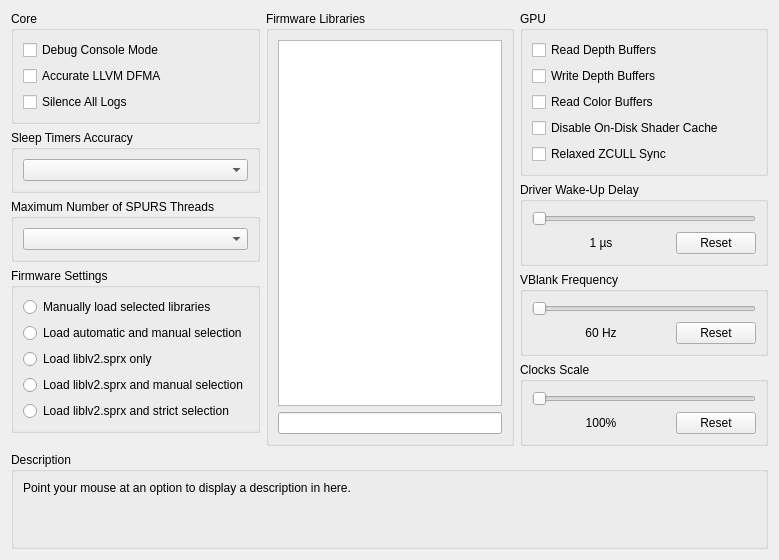
     <widget class="QWidget" name="advancedTab">
      <attribute name="title">
       <string>Advanced</string>
      </attribute>
      <layout class="QVBoxLayout" name="advancedTab_layout">
       <item>
        <layout class="QHBoxLayout" name="advancedTabLayout" stretch="1,1,1">
         <item>
          <layout class="QVBoxLayout" name="advancedTabLayoutLeft">
           <item>
            <widget class="QGroupBox" name="gb_advanced_core">
             <property name="sizePolicy">
              <sizepolicy hsizetype="Preferred" vsizetype="Minimum">
               <horstretch>0</horstretch>
               <verstretch>0</verstretch>
              </sizepolicy>
             </property>
             <property name="title">
              <string>Core</string>
             </property>
             <layout class="QVBoxLayout" name="gb_advanced_core_layout">
              <item>
               <widget class="QCheckBox" name="debugConsoleMode">
                <property name="text">
                 <string>Debug Console Mode</string>
                </property>
               </widget>
              </item>
              <item>
               <widget class="QCheckBox" name="accurateLLVMdfma">
                <property name="text">
                 <string>Accurate LLVM DFMA</string>
                </property>
               </widget>
              </item>
              <item>
               <widget class="QCheckBox" name="silenceAllLogs">
                <property name="text">
                 <string>Silence All Logs</string>
                </property>
               </widget>
              </item>
             </layout>
            </widget>
           </item>
           <item>
            <widget class="QGroupBox" name="gb_sleep_timers_accuracy">
             <property name="sizePolicy">
              <sizepolicy hsizetype="Preferred" vsizetype="Minimum">
               <horstretch>0</horstretch>
               <verstretch>0</verstretch>
              </sizepolicy>
             </property>
             <property name="title">
              <string>Sleep Timers Accuracy</string>
             </property>
             <layout class="QVBoxLayout" name="gb_sleep_timers_accuracy_layout">
              <item>
               <widget class="QComboBox" name="sleepTimersAccuracy"/>
              </item>
             </layout>
            </widget>
           </item>
           <item>
            <widget class="QGroupBox" name="gb_max_spurs_threads">
             <property name="sizePolicy">
              <sizepolicy hsizetype="Preferred" vsizetype="Minimum">
               <horstretch>0</horstretch>
               <verstretch>0</verstretch>
              </sizepolicy>
             </property>
             <property name="title">
              <string>Maximum Number of SPURS Threads</string>
             </property>
             <layout class="QVBoxLayout" name="gb_max_spurs_threads_layout">
              <item>
               <widget class="QComboBox" name="maxSPURSThreads"/>
              </item>
             </layout>
            </widget>
           </item>
           <item>
            <widget class="QGroupBox" name="gb_lib_settings">
             <property name="sizePolicy">
              <sizepolicy hsizetype="Preferred" vsizetype="Preferred">
               <horstretch>0</horstretch>
               <verstretch>0</verstretch>
              </sizepolicy>
             </property>
             <property name="title">
              <string>Firmware Settings</string>
             </property>
             <layout class="QVBoxLayout" name="lib_settings_layout">
              <item>
               <widget class="QRadioButton" name="lib_manu">
                <property name="sizePolicy">
                 <sizepolicy hsizetype="Expanding" vsizetype="Preferred">
                  <horstretch>0</horstretch>
                  <verstretch>0</verstretch>
                 </sizepolicy>
                </property>
                <property name="text">
                 <string notr="true">Manually load selected libraries</string>
                </property>
               </widget>
              </item>
              <item>
               <widget class="QRadioButton" name="lib_both">
                <property name="sizePolicy">
                 <sizepolicy hsizetype="Expanding" vsizetype="Preferred">
                  <horstretch>0</horstretch>
                  <verstretch>0</verstretch>
                 </sizepolicy>
                </property>
                <property name="text">
                 <string notr="true">Load automatic and manual selection</string>
                </property>
               </widget>
              </item>
              <item>
               <widget class="QRadioButton" name="lib_lv2">
                <property name="sizePolicy">
                 <sizepolicy hsizetype="Expanding" vsizetype="Preferred">
                  <horstretch>0</horstretch>
                  <verstretch>0</verstretch>
                 </sizepolicy>
                </property>
                <property name="text">
                 <string notr="true">Load liblv2.sprx only</string>
                </property>
               </widget>
              </item>
              <item>
               <widget class="QRadioButton" name="lib_lv2b">
                <property name="sizePolicy">
                 <sizepolicy hsizetype="Expanding" vsizetype="Preferred">
                  <horstretch>0</horstretch>
                  <verstretch>0</verstretch>
                 </sizepolicy>
                </property>
                <property name="text">
                 <string notr="true">Load liblv2.sprx and manual selection</string>
                </property>
               </widget>
              </item>
              <item>
               <widget class="QRadioButton" name="lib_lv2l">
                <property name="sizePolicy">
                 <sizepolicy hsizetype="Expanding" vsizetype="Preferred">
                  <horstretch>0</horstretch>
                  <verstretch>0</verstretch>
                 </sizepolicy>
                </property>
                <property name="text">
                 <string notr="true">Load liblv2.sprx and strict selection</string>
                </property>
               </widget>
              </item>
             </layout>
            </widget>
           </item>
           <item>
            <spacer name="advancedTabSpacerLeft">
             <property name="orientation">
              <enum>Qt::Vertical</enum>
             </property>
             <property name="sizeHint" stdset="0">
              <size>
               <width>0</width>
               <height>0</height>
              </size>
             </property>
            </spacer>
           </item>
          </layout>
         </item>
         <item>
          <layout class="QVBoxLayout" name="advancedTabLayoutMiddle">
           <item>
            <widget class="QGroupBox" name="gb_libs">
             <property name="sizePolicy">
              <sizepolicy hsizetype="Preferred" vsizetype="Preferred">
               <horstretch>0</horstretch>
               <verstretch>0</verstretch>
              </sizepolicy>
             </property>
             <property name="title">
              <string>Firmware Libraries</string>
             </property>
             <layout class="QVBoxLayout" name="gb_libs_layout">
              <item>
               <widget class="QListWidget" name="lleList">
                <property name="sizePolicy">
                 <sizepolicy hsizetype="Preferred" vsizetype="Preferred">
                  <horstretch>0</horstretch>
                  <verstretch>0</verstretch>
                 </sizepolicy>
                </property>
                <property name="selectionMode">
                 <enum>QAbstractItemView::ExtendedSelection</enum>
                </property>
                <property name="viewMode">
                 <enum>QListView::ListMode</enum>
                </property>
               </widget>
              </item>
              <item>
               <widget class="QLineEdit" name="searchBox">
                <property name="sizePolicy">
                 <sizepolicy hsizetype="Preferred" vsizetype="Fixed">
                  <horstretch>0</horstretch>
                  <verstretch>0</verstretch>
                 </sizepolicy>
                </property>
               </widget>
              </item>
             </layout>
            </widget>
           </item>
          </layout>
         </item>
         <item>
          <layout class="QVBoxLayout" name="advancedTabLayoutRight">
           <item>
            <widget class="QGroupBox" name="gb_advanced_gpu">
             <property name="sizePolicy">
              <sizepolicy hsizetype="Preferred" vsizetype="Minimum">
               <horstretch>0</horstretch>
               <verstretch>0</verstretch>
              </sizepolicy>
             </property>
             <property name="title">
              <string>GPU</string>
             </property>
             <layout class="QVBoxLayout" name="gb_advanced_gpu_layout">
              <item>
               <widget class="QCheckBox" name="readDepth">
                <property name="text">
                 <string>Read Depth Buffers</string>
                </property>
               </widget>
              </item>
              <item>
               <widget class="QCheckBox" name="dumpDepth">
                <property name="text">
                 <string>Write Depth Buffers</string>
                </property>
               </widget>
              </item>
              <item>
               <widget class="QCheckBox" name="readColor">
                <property name="text">
                 <string>Read Color Buffers</string>
                </property>
               </widget>
              </item>
              <item>
               <widget class="QCheckBox" name="disableOnDiskShaderCache">
                <property name="text">
                 <string>Disable On-Disk Shader Cache</string>
                </property>
               </widget>
              </item>
              <item>
               <widget class="QCheckBox" name="relaxedZCULL">
                <property name="text">
                 <string>Relaxed ZCULL Sync</string>
                </property>
               </widget>
              </item>
             </layout>
            </widget>
           </item>
           <item>
            <widget class="QGroupBox" name="gb_wakeupDelay">
             <property name="sizePolicy">
              <sizepolicy hsizetype="Preferred" vsizetype="Minimum">
               <horstretch>0</horstretch>
               <verstretch>0</verstretch>
              </sizepolicy>
             </property>
             <property name="title">
              <string>Driver Wake-Up Delay</string>
             </property>
             <layout class="QVBoxLayout" name="gb_wakeupDelay_layout">
              <item>
               <widget class="QSlider" name="wakeupDelay">
                <property name="orientation">
                 <enum>Qt::Horizontal</enum>
                </property>
               </widget>
              </item>
              <item>
               <layout class="QHBoxLayout" name="wakeupDelayLAyout" stretch="1,0">
                <item>
                 <widget class="QLabel" name="wakeupText">
                  <property name="text">
                   <string>1 µs</string>
                  </property>
                  <property name="alignment">
                   <set>Qt::AlignCenter</set>
                  </property>
                 </widget>
                </item>
                <item>
                 <widget class="QPushButton" name="wakeupReset">
                  <property name="text">
                   <string>Reset</string>
                  </property>
                 </widget>
                </item>
               </layout>
              </item>
             </layout>
            </widget>
           </item>
           <item>
            <widget class="QGroupBox" name="gb_vblank">
             <property name="sizePolicy">
              <sizepolicy hsizetype="Preferred" vsizetype="Minimum">
               <horstretch>0</horstretch>
               <verstretch>0</verstretch>
              </sizepolicy>
             </property>
             <property name="title">
              <string>VBlank Frequency</string>
             </property>
             <layout class="QVBoxLayout" name="gb_vblank_layout">
              <item>
               <widget class="QSlider" name="vblank">
                <property name="orientation">
                 <enum>Qt::Horizontal</enum>
                </property>
               </widget>
              </item>
              <item>
               <layout class="QHBoxLayout" name="vBlankLayout" stretch="1,0">
                <item>
                 <widget class="QLabel" name="vblankText">
                  <property name="text">
                   <string>60 Hz</string>
                  </property>
                  <property name="alignment">
                   <set>Qt::AlignCenter</set>
                  </property>
                 </widget>
                </item>
                <item>
                 <widget class="QPushButton" name="vblankReset">
                  <property name="text">
                   <string>Reset</string>
                  </property>
                 </widget>
                </item>
               </layout>
              </item>
             </layout>
            </widget>
           </item>
           <item>
            <widget class="QGroupBox" name="gb_clockScale">
             <property name="sizePolicy">
              <sizepolicy hsizetype="Preferred" vsizetype="Minimum">
               <horstretch>0</horstretch>
               <verstretch>0</verstretch>
              </sizepolicy>
             </property>
             <property name="title">
              <string>Clocks Scale</string>
             </property>
             <layout class="QVBoxLayout" name="gb_clockScale_layout">
              <item>
               <widget class="QSlider" name="clockScale">
                <property name="orientation">
                 <enum>Qt::Horizontal</enum>
                </property>
               </widget>
              </item>
              <item>
               <layout class="QHBoxLayout" name="clockScaleLayout" stretch="1,0">
                <item>
                 <widget class="QLabel" name="clockScaleText">
                  <property name="text">
                   <string>100%</string>
                  </property>
                  <property name="alignment">
                   <set>Qt::AlignCenter</set>
                  </property>
                 </widget>
                </item>
                <item>
                 <widget class="QPushButton" name="clockScaleReset">
                  <property name="text">
                   <string>Reset</string>
                  </property>
                 </widget>
                </item>
               </layout>
              </item>
             </layout>
            </widget>
           </item>
           <item>
            <spacer name="verticalSpacer_22">
             <property name="orientation">
              <enum>Qt::Vertical</enum>
             </property>
             <property name="sizeHint" stdset="0">
              <size>
               <width>0</width>
               <height>0</height>
              </size>
             </property>
            </spacer>
           </item>
          </layout>
         </item>
        </layout>
       </item>
       <item>
        <spacer name="advancedTabSpacer">
         <property name="orientation">
          <enum>Qt::Vertical</enum>
         </property>
         <property name="sizeHint" stdset="0">
          <size>
           <width>0</width>
           <height>0</height>
          </size>
         </property>
        </spacer>
       </item>
       <item>
        <widget class="QGroupBox" name="gb_description_advanced">
         <property name="title">
          <string>Description</string>
         </property>
         <layout class="QVBoxLayout" name="gb_description_advanced_layout">
          <item>
           <widget class="QLabel" name="description_advanced">
            <property name="text">
             <string>Point your mouse at an option to display a description in here.


</string>
            </property>
            <property name="textFormat">
             <enum>Qt::PlainText</enum>
            </property>
            <property name="alignment">
             <set>Qt::AlignLeading|Qt::AlignLeft|Qt::AlignTop</set>
            </property>
            <property name="wordWrap">
             <bool>true</bool>
            </property>
           </widget>
          </item>
         </layout>
        </widget>
       </item>
      </layout>
     </widget>
